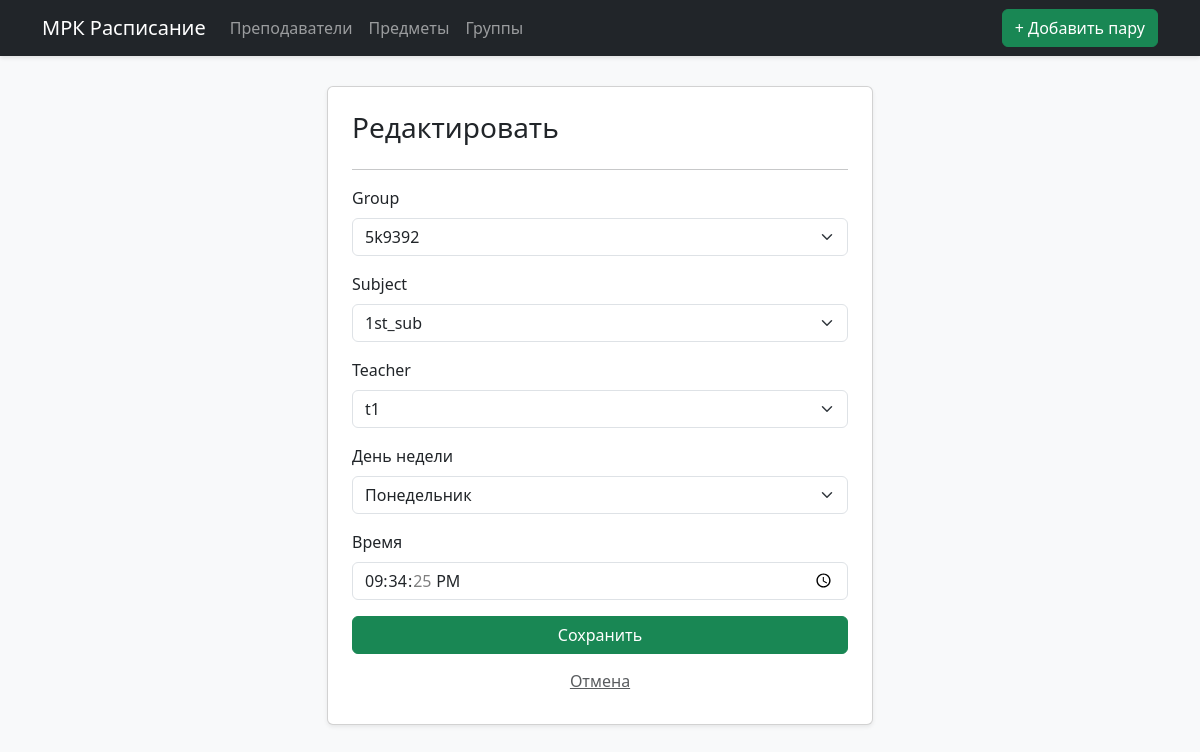
The app's page /schedule/edit/2/ with its own data.
### site_mrk/models.py (models this page shows)
class Schedule(models.Model):
    DAYS = [
        ('1', 'Понедельник'), ('2', 'Вторник'), ('3', 'Среда'),
        ('4', 'Четверг'), ('5', 'Пятница'), ('6', 'Суббота')
    ]
    group = models.ForeignKey(Group, on_delete=models.CASCADE)
    subject = models.ForeignKey(Subject, on_delete=models.CASCADE)
    teacher = models.ForeignKey(Teacher, on_delete=models.CASCADE)
    day_of_week = models.CharField("День недели", max_length=1, choices=DAYS)
    time = models.TimeField("Время")
    class Meta:
        ordering = ['day_of_week', 'time']

### site_mrk/views.py (the view)
# urls.py: path('schedule/edit/<int:pk>/', views.schedule_edit, name='schedule_edit'),
def schedule_edit(request, pk):
    instance = get_object_or_404(Schedule, pk=pk)
    form = ScheduleForm(request.POST or None, instance=instance)
    if form.is_valid():
        form.save()
        return redirect('index')
    return render(request, 'site_mrk/form.html', {'form': form, 'title': 'Редактировать'})

### site_mrk/forms.py
class ScheduleForm(forms.ModelForm):
    class Meta:
        model = Schedule
        fields = '__all__'
        widgets = {
            'time': forms.TimeInput(attrs={'type': 'time', 'class': 'form-control'}),
            'group': forms.Select(attrs={'class': 'form-select'}),
            'subject': forms.Select(attrs={'class': 'form-select'}),
            'teacher': forms.Select(attrs={'class': 'form-select'}),
            'day_of_week': forms.Select(attrs={'class': 'form-select'}),
        }

### site_mrk/models.py (called while the page is built)
    def __str__(self): return self.name

    def __str__(self): return self.title

    def __str__(self): return self.name

### site_mrk/templates/site_mrk/form.html (shortened to what this page needs)
{% extends "site_mrk/base.html" %}
{% block content %}
<div class="row justify-content-center">
    <div class="col-md-6">
        <div class="card p-4 shadow-sm">
            <h3>{{ title }}</h3>
            <hr>
            <form method="post">
                {% for field in form %}
                    <div class="mb-3">
                        <label class="form-label">{{ field.label }}</label>
                        {{ field }}
                    </div>
                {% endfor %}
                <button type="submit" class="btn btn-success w-100">Сохранить</button>
                <a href="{% url 'index' %}" class="btn btn-link w-100 mt-2 text-muted">Отмена</a>
            </form>
        </div>
    </div>
</div>
{% endblock %}

### site_mrk/templates/site_mrk/base.html (style rules this page uses)
body { background-color: #f8f9fa; }

### records on screen
Schedule: form "5k9392" "1st_sub" "t1" "Понедельник" "21:34:25"

### other values on screen
{{ title }} "Редактировать"
{{ field.label }} "Group" "Subject" "Teacher" "День недели" "Время"
